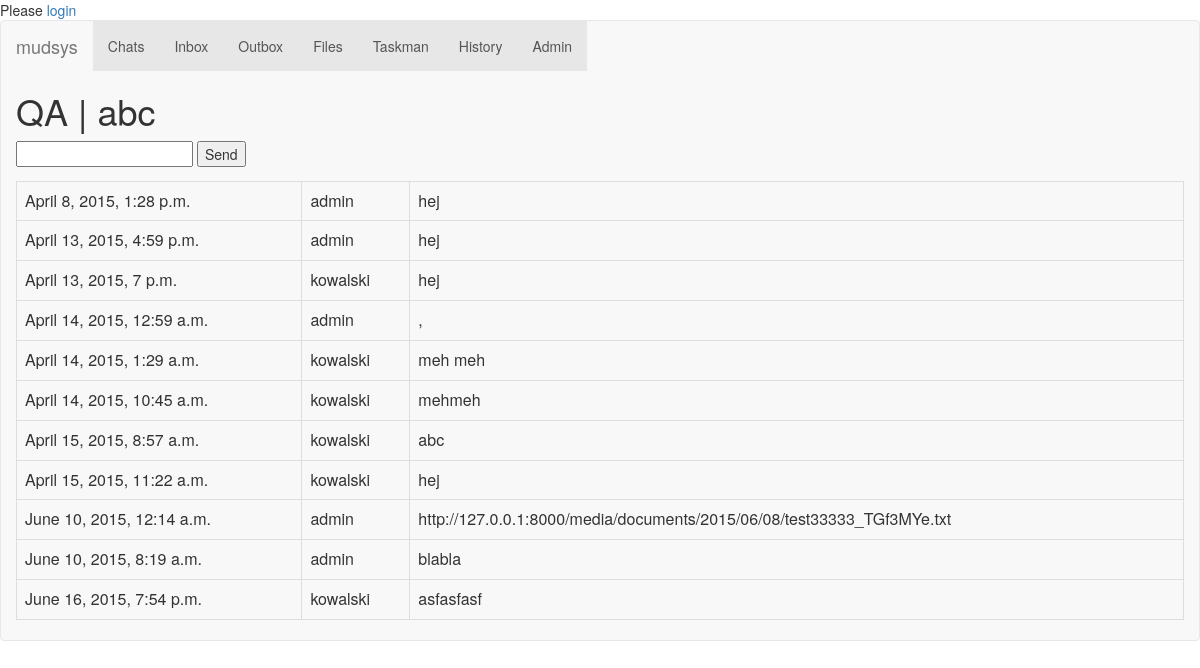
The page /chats/1/ on the database its author committed.
### chat/models.py (models this page shows, shortened)
class ChatRoom(models.Model):
	name = models.CharField(max_length=200)
	group = models.ForeignKey(Group)

class Message(models.Model):
	chatRoom = models.ForeignKey(ChatRoom)
	user = models.ForeignKey(AUTH_USER_MODEL)
	datetime = models.DateTimeField('date published')
	content = models.CharField(max_length=200)

### chat/views.py (the view)
# urls.py: url(r'^(?P<chat_room_id>\d+)/$', views.chat_room, name='chat_room'),
def chat_room(request, chat_room_id):
	chat = get_object_or_404(ChatRoom, pk=chat_room_id)
	return render(request, 'chats/chat_room.html', {'chat': chat})

### chat/templates/chats/chat_room.html (shortened to what this page needs)
{% extends "base.html" %}
{% block content %}
<h1>{{chat.group.name}} | {{ chat.name }}</h1>
<form action="{% url 'chat:reply' chat.id %}" method="post">
<input type="text" name="message" />
<input type="submit" value="Send" />
</form>
<table class="table table-bordered" style="width:100%">
{% for message in chat.message_set.all %}
	<tr>
		<td>{{message.datetime}}</td>
		<td>{{message.user}}</td>
		<td>{{message.content}}</td>
	</tr>
{% endfor %}
</table>
{% endblock %}

### rows shown on the page
ChatRoom: group.name "QA", name "abc"
Message: datetime "April 8, 2015, 1:28 p.m.", user "admin", content "hej"
Message: datetime "April 13, 2015, 4:59 p.m.", user "admin", content "hej"
Message: datetime "April 13, 2015, 7 p.m.", user "kowalski", content "hej"
Message: datetime "April 14, 2015, 12:59 a.m.", user "admin", content ","
Message: datetime "April 14, 2015, 1:29 a.m.", user "kowalski", content "meh meh"
Message: datetime "April 14, 2015, 10:45 a.m.", user "kowalski", content "mehmeh"
Message: datetime "April 15, 2015, 8:57 a.m.", user "kowalski", content "abc"
Message: datetime "April 15, 2015, 11:22 a.m.", user "kowalski", content "hej"
Message: datetime "June 10, 2015, 12:14 a.m.", user "admin", content "http://127.0.0.1:8000/media/documents/2015/06/08/test33333_TGf3MYe.txt"
Message: datetime "June 10, 2015, 8:19 a.m.", user "admin", content "blabla"
Message: datetime "June 16, 2015, 7:54 p.m.", user "kowalski", content "asfasfasf"
